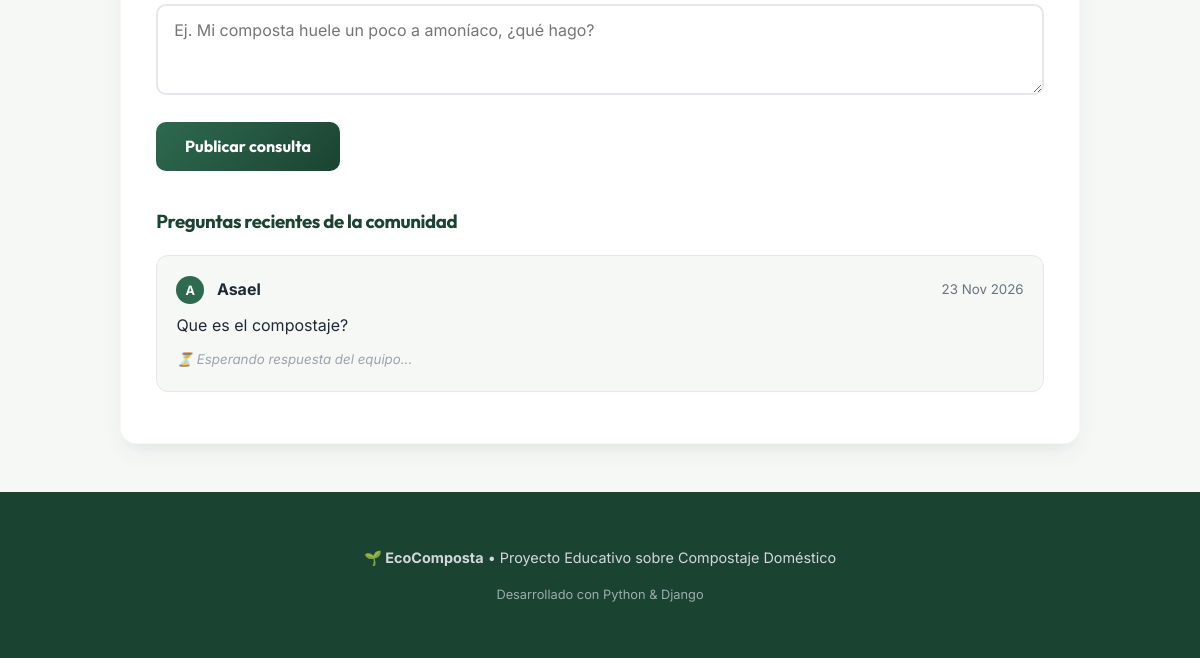
Before: / (lower part) with the older database file.
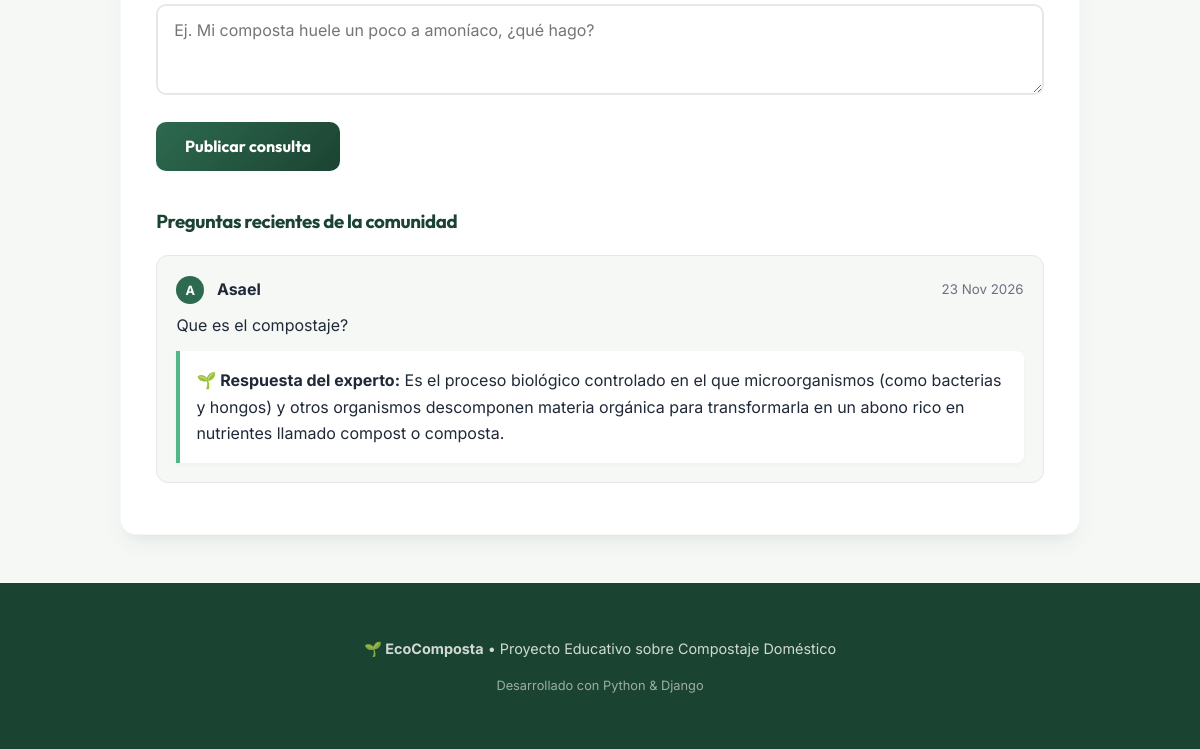
After: the same page with the newer database file.
### guia/models.py (models this page shows, shortened)
class ConsultaComposta(models.Model):
    nombre = models.CharField(max_length=100, verbose_name="Tu nombre")
    pregunta = models.TextField(verbose_name="¿Cuál es tu duda sobre el compostaje?")
    respuesta = models.TextField(blank=True, null=True, verbose_name="Respuesta del experto")
    fecha_creacion = models.DateTimeField(auto_now_add=True)
    class Meta:
        ordering = ['-fecha_creacion']
        verbose_name = "Consulta"
        verbose_name_plural = "Consultas"

### guia/views.py (the view, shortened to what this page needs)
# urls.py: path('',views.inicio, name='inicio'),
def inicio(request):
    resultado_calculadora = None
    calc_form = CalculadoraForm()
    consulta_form = ConsultaForm()
    consultas = ConsultaComposta.objects.all()[:5] # Últimas 5 consultas
    contexto = {
        'materiales_verdes': [
            'Restos de frutas y verduras',
            'Posos de café y bolsitas de té (sin grapas)',
            'Cáscaras de huevo trituradas',
            'Césped recién cortado y plantas verdes',
        ],
        'materiales_marrones': [
            'Hojas secas y ramas pequeñas',
            'Cartón y papel sin tinta brillante (troceado)',
            'Aserrín o virutas de madera no tratada',
            'Paja o heno seco',
        ],
        'no_compostar': [
            'Carnes, huesos y pescados (atraen plagas)',
            'Lácteos, aceites y grasas',
            'Heces de perros o gatos',
            'Plásticos, metales o vidrios',
        ],
        'calc_form': calc_form,
        'resultado_calculadora': resultado_calculadora,
        'consulta_form': consulta_form,
        'consultas': consultas,
    }
    return render(request, 'guia/inicio.html', contexto)

### guia/forms.py
class CalculadoraForm(forms.Form):
    cantidad_verdes = forms.FloatField(
        min_value=0.1,
        label="Cantidad de residuos verdes (kg o litros)",
        widget=forms.NumberInput(attrs={'step': '0.5', 'placeholder': 'Ej. 2.5', 'class': 'form-input'})
    )

class ConsultaForm(forms.ModelForm):
    class Meta:
        model = ConsultaComposta
        fields = ['nombre', 'pregunta']
        widgets = {
            'nombre': forms.TextInput(attrs={'placeholder': 'Ej. Ana García', 'class': 'form-input'}),
            'pregunta': forms.Textarea(attrs={'rows': 3, 'placeholder': 'Ej. Mi composta huele un poco a amoníaco, ¿qué hago?', 'class': 'form-input'}),
        }

### guia/templates/guia/inicio.html (shortened to what this page needs)
<!DOCTYPE html>
<html lang="es">
<head>
</head>
<body>
<div class="container">
    <section id="comunidad">
        <form method="POST" action="#comunidad">
            <div class="form-group">
                {{ consulta_form.pregunta }}
            </div>
            <button type="submit" name="btn_preguntar">Publicar consulta</button>
        </form>
        <h3 style="margin-top: 2.2rem; color: var(--verde-bosque);">Preguntas recientes de la comunidad</h3>
        {% for item in consultas %}
            <div class="consulta-card">
                <div class="consulta-header">
                    <div>
                        <span class="avatar-circle">{{ item.nombre|slice:":1"|upper }}</span>
                        <strong>{{ item.nombre }}</strong>
                    </div>
                    <small style="color:#6b7280;">{{ item.fecha_creacion|date:"d M Y" }}</small>
                </div>
                <p style="margin: 0.4rem 0;">{{ item.pregunta }}</p>
                {% if item.respuesta %}
                    <div class="respuesta-admin">
                        <strong>🌱 Respuesta del experto:</strong> {{ item.respuesta }}
                    </div>
                {% else %}
                    <small style="color: #9ca3af;"><em>⏳ Esperando respuesta del equipo...</em></small>
                {% endif %}
            </div>
        {% empty %}
            <p style="color: var(--texto-suave);">Aún no hay preguntas registradas. ¡Anímate a escribir la primera!</p>
        {% endfor %}
    </section>
</div>
<footer>
    <p><strong>🌱 EcoComposta</strong> • Proyecto Educativo sobre Compostaje Doméstico</p>
    <p style="font-size: 0.8rem; opacity: 0.7;">Desarrollado con Python & Django</p>
</footer>
</body>
</html>

Changed rows visible on the page:
changed ConsultaComposta "Asael": respuesta (not shown) → "Es el proceso biológico controlado en el que microorganismos (como bacterias y hongos) y otros organismos descomponen materia orgánica para transformarla en un abono rico en nutrientes llamado compost o composta."; respuesta "⏳ Esperando respuesta del equipo..." → "🌱 Respuesta del experto:"
